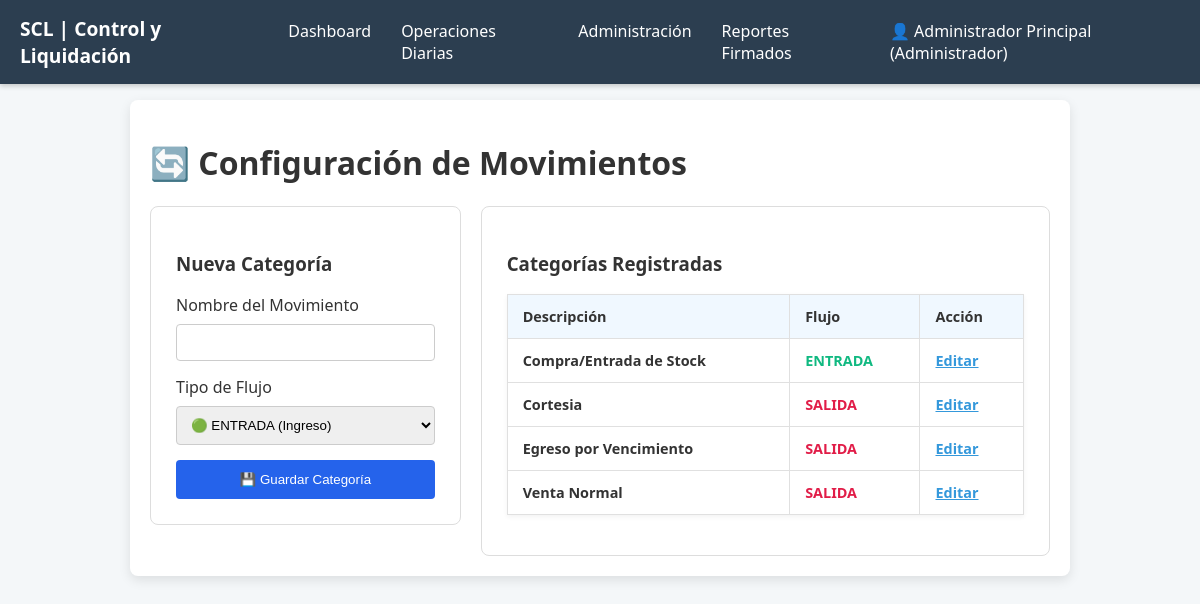
Screenshot of /gestion/gestion_movimientos.php (signed in) with the database file from the repository.
### tables this page shows
CREATE TABLE `tipo_movimiento` (
  `id_tipo_movimiento` int(11) NOT NULL,
  `nombre_movimiento` varchar(100) NOT NULL,
  `tipo_flujo` enum('Entrada','Salida') NOT NULL
);

### gestion/gestion_movimientos.php (the view, shortened to what this page needs)
<?php
include '../includes/db_connect.php';
$sql_list = "SELECT id_tipo_movimiento, nombre_movimiento, tipo_flujo FROM tipo_movimiento ORDER BY id_tipo_movimiento DESC";
$res = $conn->query($sql_list);
?>
<!DOCTYPE html>
<html lang="es">
<head>
    <link rel="stylesheet" href="../css/style.css">
</head>
<body>
    <?php include '../includes/menu.php'; ?>
    <div class="report-container" style="padding: 20px;">
        <h1>🔄 Configuración de Movimientos</h1>
        <div class="split-container">
            <div class="form-side" id="form-container">
                <h3 id="form-title">Nueva Categoría</h3>
                <form method="POST" id="movimiento-form">
                    <label>Nombre del Movimiento</label>
                    <input type="text" name="nombre_movimiento" id="nombre_movimiento" class="input-box" required>
                    <label>Tipo de Flujo</label>
                    <select name="tipo_flujo" id="tipo_flujo" class="input-box">
                        <option value="Entrada">🟢 ENTRADA (Ingreso)</option>
                    </select>
                    <button type="submit" class="boton-primario" id="btn-submit" style="width:100%; padding:12px; background: #2563eb; color:white; border:none; border-radius:4px; cursor:pointer;">💾 Guardar Categoría</button>
                </form>
            </div>
            <div class="table-side">
                <h3>Categorías Registradas</h3>
                <table>
                    <thead>
                        <tr>
                            <th>Descripción</th>
                            <th>Flujo</th>
                            <th>Acción</th>
                        </tr>
                    </thead>
                    <tbody>
                        <?php while($row = $res->fetch_assoc()): ?>
                        <tr>
                            <td><strong><?php echo htmlspecialchars($row['nombre_movimiento']); ?></strong></td>
                            <td>
                                <span style="color: <?php echo ($row['tipo_flujo'] == 'Entrada') ? '#10b981' : '#e11d48'; ?>; font-weight:bold;">
                                    <?php echo strtoupper($row['tipo_flujo']); ?>
                                </span>
                            </td>
                            <td>
                                <span class="btn-edit" onclick="editarMovimiento(
                                    '<?php echo $row['id_tipo_movimiento']; ?>',
                                    '<?php echo addslashes($row['nombre_movimiento']); ?>',
                                    '<?php echo $row['tipo_flujo']; ?>'
                                )">Editar</span>
                            </td>
                        </tr>
                        <?php endwhile; ?>
                    </tbody>
                </table>
            </div>
        </div>
    </div>
</body>
</html>

### includes/menu.php (shortened to what this page needs)
<?php
$base_path = '';
if (basename(getcwd()) === 'gestion') {
    $base_path = '../';
}
$logged_in = isset($_SESSION['user_id']);
$user_display = $logged_in ?
    ($_SESSION['user_full_name'] . ' (' . $_SESSION['user_role'] . ')') :
    'Invitado';
$pagina_activa = $pagina_activa ?? '';
?>
<nav class="main-menu">
    <div class="logo">SCL | Control y Liquidación</div>
    <ul>
        <li><a href="<?php echo $base_path; ?>index.php" class="<?php echo ($pagina_activa === 'inicio' ? 'active' : ''); ?>">Dashboard</a></li>
        <li class="dropdown">
            <a href="#">Operaciones Diarias</a>
        </li>
        <li class="dropdown">
            <a href="#">Administración</a>
        </li>
        <li class="dropdown">
            <a href="#">Reportes Firmados</a>
        </li>
        <li class="dropdown" style="margin-left: auto;">
            <a href="#">👤 <?php echo $user_display; ?></a>
        </li>
    </ul>
</nav>

### css/style.css (style rules this page uses)
body { font-family: 'Segoe UI', Tahoma, Geneva, Verdana, sans-serif; background-color: #f4f7f9; margin: 0; padding: 20px; color: #333; }
.report-container { max-width: 900px; margin: 20px auto; background-color: #ffffff; box-shadow: 0 4px 12px rgba(0, 0, 0, 0.1); padding: 30px; border-radius: 8px; }
table { width: 100%; border-collapse: collapse; margin: 15px 0; box-shadow: 0 2px 5px rgba(0, 0, 0, 0.05); }
th, td { border: 1px solid #e0e0e0; padding: 12px 15px; text-align: left; font-size: 0.9em; }
th { background-color: #f0f8ff; color: #333; font-weight: bold; }
.main-menu { background-color: #2c3e50; color: white; padding: 10px 20px; display: flex; justify-content: space-between; align-items: center; position: fixed; top: 0; left: 0; width: 100%; z-index: 1000; box-shadow: 0 2px 5px rgba(0, 0, 0, 0.2); }
.main-menu .logo { font-weight: bold; font-size: 1.2em; }
.main-menu ul { list-style: none; margin: 0; padding: 0; display: flex; }
.main-menu ul li { position: relative; padding: 0 15px; }
.main-menu ul li a { color: white; text-decoration: none; padding: 10px 0; display: block; transition: color 0.3s; }
.report-container { margin-top: 80px; }

### gestion/gestion_movimientos.php (style rules this page uses)
.split-container { display: flex; gap: 20px; margin-top: 20px; }
.form-side, .table-side { background: #fff; padding: 25px; border-radius: 8px; border: 1px solid #ddd; }
.form-side { flex: 1; height: fit-content; position: sticky; top: 20px; }
.table-side { flex: 2; }
.input-box { width: 100%; padding: 10px; margin: 8px 0 15px 0; border: 1px solid #ccc; border-radius: 4px; box-sizing: border-box; }
.btn-edit { color: #3498db; cursor: pointer; text-decoration: underline; font-weight: bold; }

### rows the page displays
tipo_movimiento: nombre_movimiento "Compra/Entrada de Stock", tipo_flujo "ENTRADA"
tipo_movimiento: nombre_movimiento "Cortesia", tipo_flujo "SALIDA"
tipo_movimiento: nombre_movimiento "Egreso por Vencimiento", tipo_flujo "SALIDA"
tipo_movimiento: nombre_movimiento "Venta Normal", tipo_flujo "SALIDA"

### other values shown
$user_display "Administrador Principal (Administrador)"
